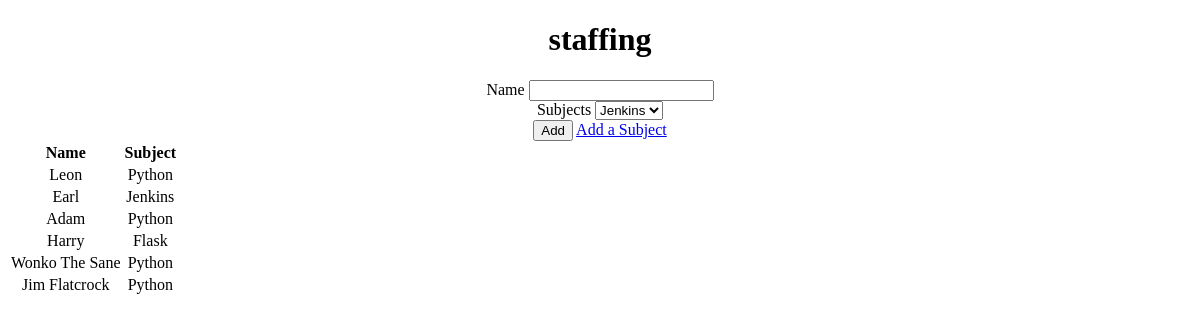
Before: / with the older database file.
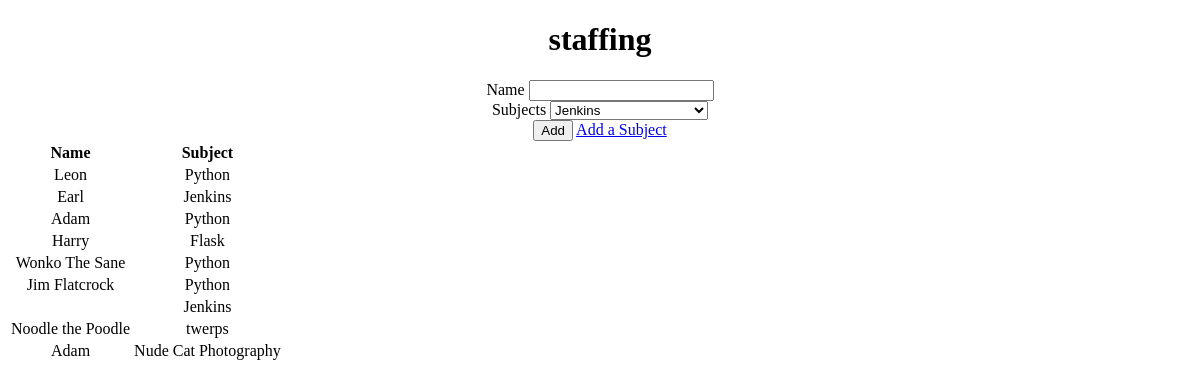
After: the same page with the newer database file.
### application/models.py (models this page shows)
class Staff(db.Model):
    __tablename__ = 'staff'
    id = db.Column(db.Integer, primary_key=True)
    staff_name = db.Column(db.String(30), nullable=False)
    subject_id = db.Column(db.Integer, db.ForeignKey('subjects.id'), nullable=False)

class Subjects(db.Model):
    __tablename__ = 'subjects'
    id = db.Column(db.Integer, primary_key=True)
    subject_name = db.Column(db.String(30), nullable=False)
    staff = db.relationship('Staff', backref='subject_idbr')

### application/routes.py (the view)
@app.route('/', methods = ['GET', 'POST'])
def read():
    form = StaffForm()
    staff = Staff.query.join(Subjects).all()
    subjs = db.session.query(Subjects).all()
    for i in subjs:
        form.subjectID.choices.append((i.id,i.subject_name))
    if request.method == 'POST':
        staffin = Staff(staff_name=form.name.data,subject_id=form.subjectID.data)
        db.session.add(staffin)
        db.session.commit()
        return redirect(url_for('read'))
    return render_template('index.html', form=form, staffs=staff)

### application/forms.py
class StaffForm(FlaskForm):
    name = StringField("Name")
    subjectID = SelectField("Subjects", choices = [])
    submit = SubmitField('Add')

### application/templates/index.html (shortened to what this page needs)
<!DOCTYPE html>
<html>
    <head>
    </head>
    <body style="text-align: center">
        <h1>staffing</h1>
	  <div class='form'>
            <form method='POST' action=''>
                {{ form.name.label }} {{ form.name }}
                <br>
                {{ form.subjectID.label }} {{ form.subjectID}}
                <br>
		{{ form.submit }}   <span><a href="{{ url_for('addsubjects') }}">Add a Subject</a></span>
            </form>
        </div>
	<div class='staff'>
	<table>
		<tr>
			<th>Name</th>
			<th>Subject</th>
		</tr>
	{% for staff in staffs %}
	<tr>
		<td>{{staff.staff_name}}</td><td> {{staff.subject_idbr.subject_name}}</td>
	</tr>
	{% endfor %}
	</table>
	</div>
    </body>
</html>

Changed rows visible on the page:
added Staff: subject_idbr.subject_name "Jenkins"
added Staff: staff_name "Noodle the Poodle", subject_idbr.subject_name "twerps"
added Staff: staff_name "Adam", subject_idbr.subject_name "Nude Cat Photography"
